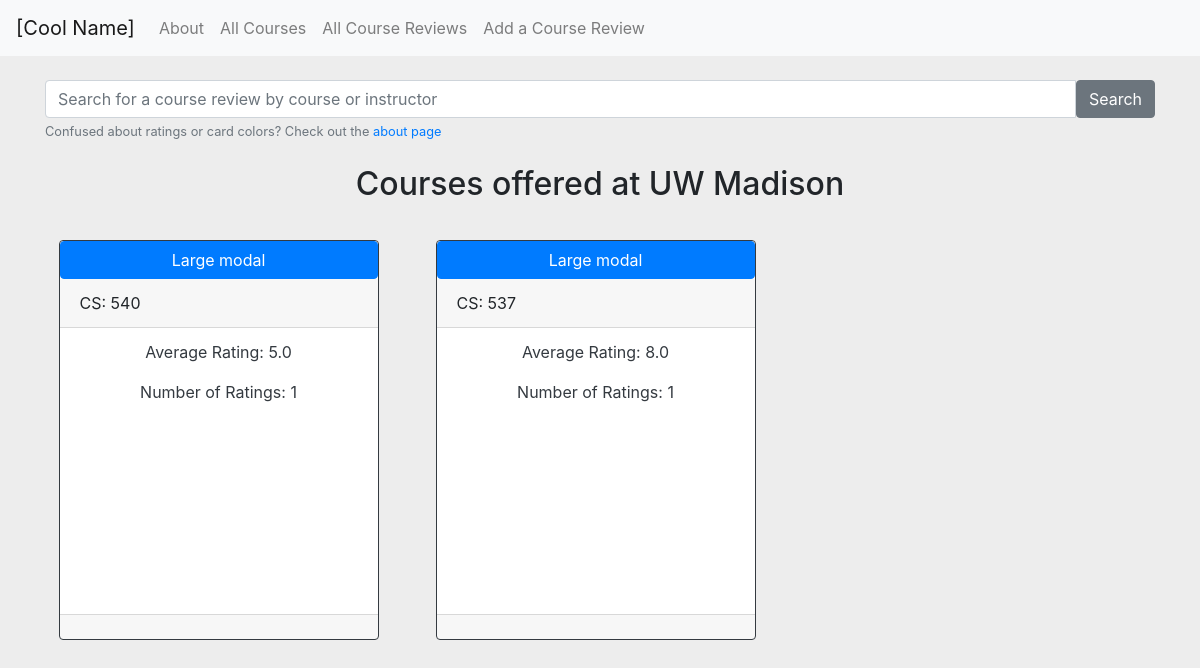
Before: /courses/ with the older database file.
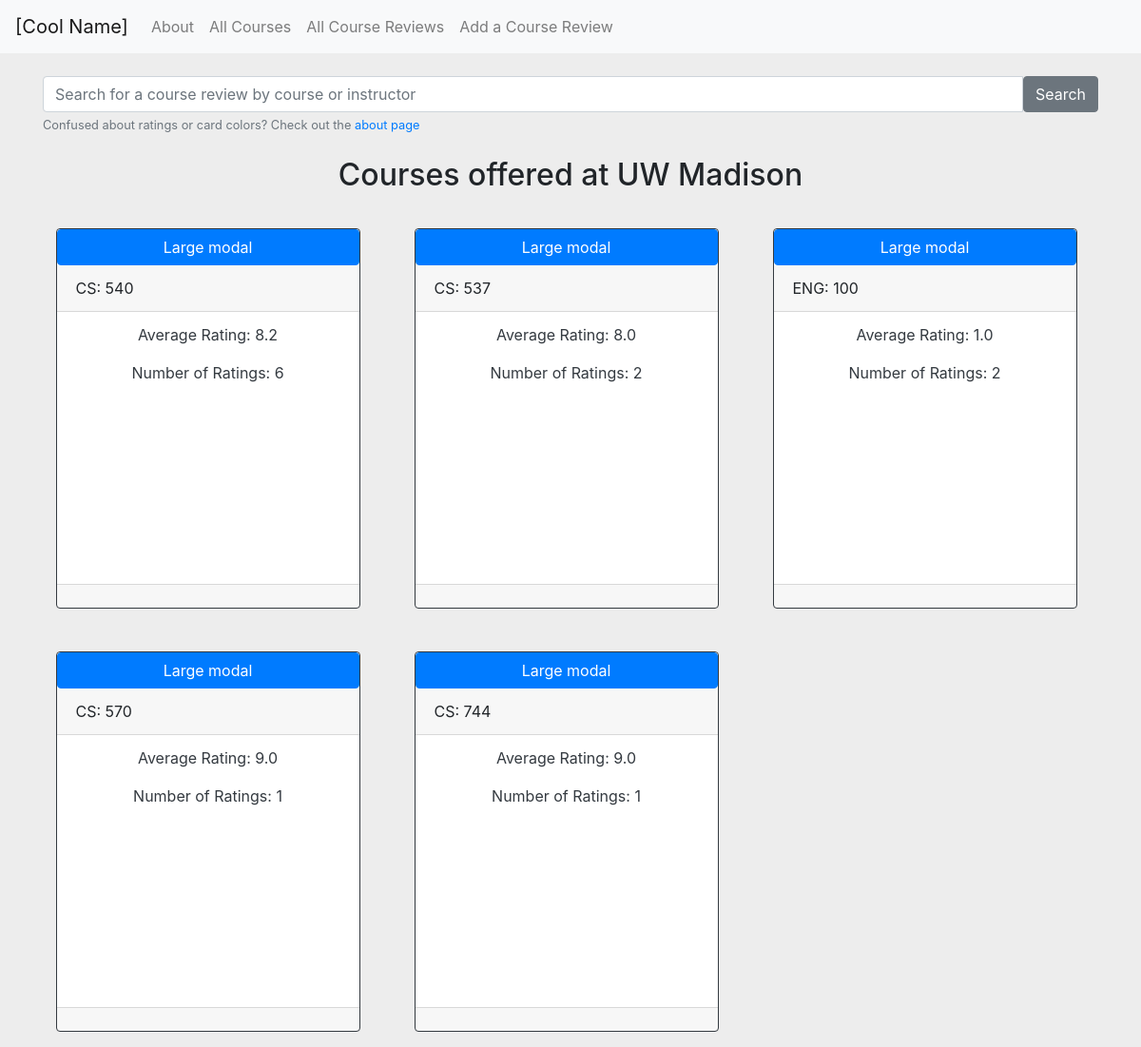
After: the same page with the newer database file.
### course/models.py (models this page shows)
class Course(models.Model):
    courseDepartment = models.CharField(max_length=3)
    courseNumber = models.CharField(max_length=3)
    courseName = models.CharField(max_length=50)
    averageRating = models.DecimalField(max_digits=3, decimal_places=1)
    numberOfRatings = models.IntegerField()
    class Meta:
        unique_together = (('courseDepartment', 'courseNumber'),)

### course/views.py (the view)
# urls.py: url(r'^courses/$', views.courses, name='courses'),
def courses(request):
    argumentList = modal_form(request)
    return render(request, 'courses.html', {'form':argumentList[0],'courses':argumentList[1],'instructors':argumentList[2]})

### course/views.py (called while the page is built, shortened)
def modal_form(request):
    if request.method == 'GET':
        form = AddCourseReviewForm(auto_id=True)
        courses = Course.objects.all()
        instructors = Instructor.objects.all()
        argumentList = [form, courses, instructors]
        print(argumentList)
        return argumentList # 'courses': courses, 'instructors': instructors})

### templates/courses.html (shortened to what this page needs)
{% extends 'index.html' %}
{% block content %}
<br>
<div class="container">
	<div class="row">
	  <div class="container">
	  	<form method="get" action="/search/" role="search">
		    <div class="input-group">
		      <input type="text" class="form-control" placeholder="Search for a course review by course or instructor" name="searchbox">
		      <span class="input-group-btn">
		        <button value="Search" type="text" id="search-submit" class="btn btn-secondary">Search</a>
		      </span>
		    </div>
	        <small id="help" class="form-text text-muted">Confused about ratings or card colors? Check out the <a href="{% url 'about' %}">about page</a> </small>
		</form>
	  </div>
	</div>
</div>
<br>
<div class="container">
	<h2>Courses offered at UW Madison</h2>
	<div class="card-deck">
	 {% for course in courses %}
	    <div class="card border-dark mb-3 color{{ course.averageRating|make_list|first }}" id="card_box" data-toggle="modal" data-target=".bd-example-modal-lg">
	    	<button type="button" class="btn btn-primary" data-toggle="modal" data-target=".bd-example-modal-lg">Large modal</button>
	    	<div class="card-header">{{course.courseDepartment}}: {{course.courseNumber}}</div>
		    <div class="card-body text-dark">
		      <p class="card-text">Average Rating: {{course.averageRating}}</p>
		      <p class="card-text">Number of Ratings: {{course.numberOfRatings}}</p>
		    </div>
		    <div class="card-footer">
		    </div>
	 	</div>
	  {% endfor %}
	</div>
</div>
{% endblock %}

Changed rows visible on the page:
changed Course (number 1 of 5 on the later page): averageRating "5.0" → "8.2"; numberOfRatings "1" → "6"
changed Course (number 2 of 5 on the later page): numberOfRatings "1" → "2"
added Course: courseDepartment "ENG", courseNumber "100", averageRating "1.0", numberOfRatings "2"
added Course: courseDepartment "CS", courseNumber "570", averageRating "9.0", numberOfRatings "1"
added Course: courseDepartment "CS", courseNumber "744", averageRating "9.0", numberOfRatings "1"
